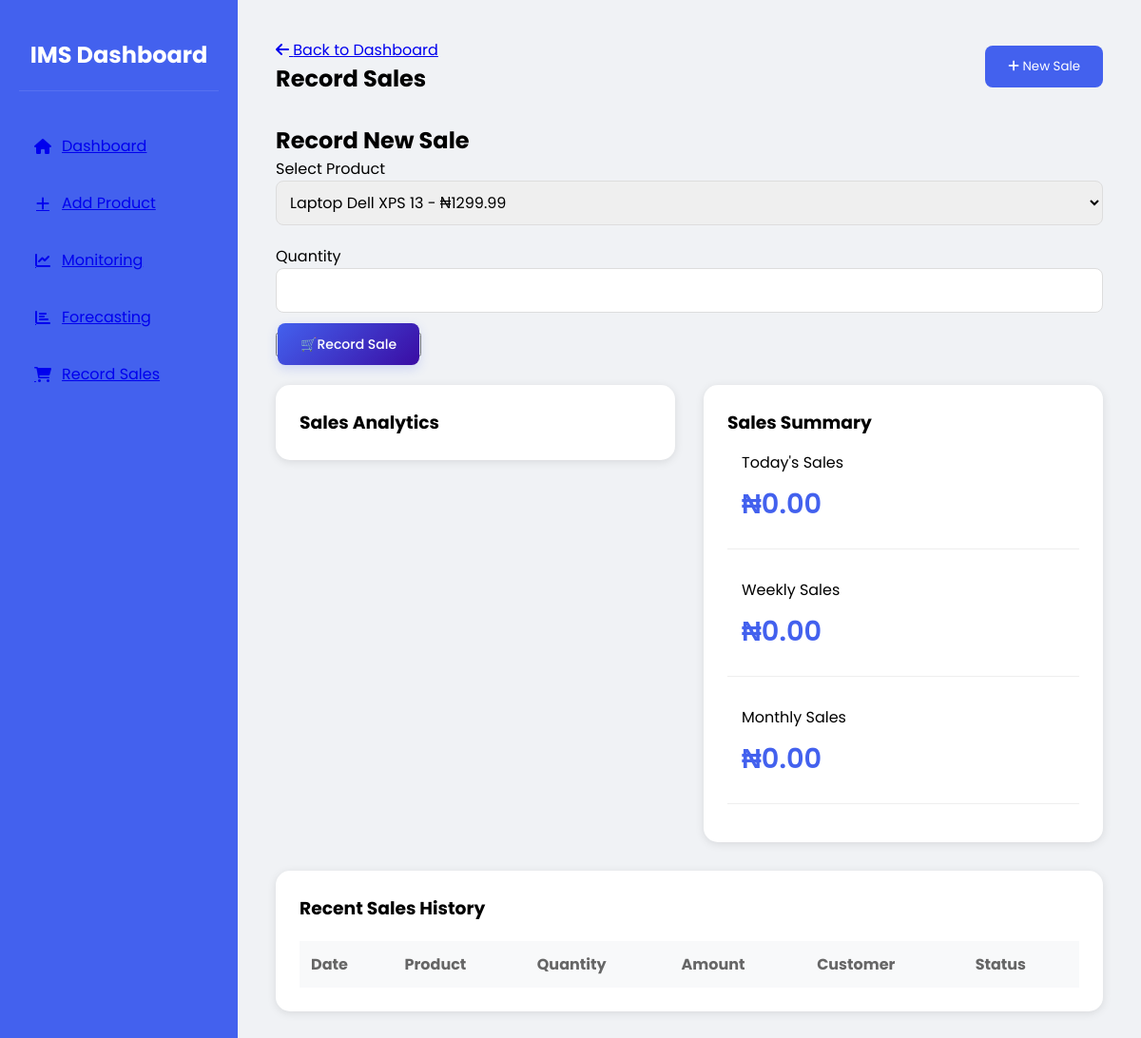
Before: /record_sale with the older database file.
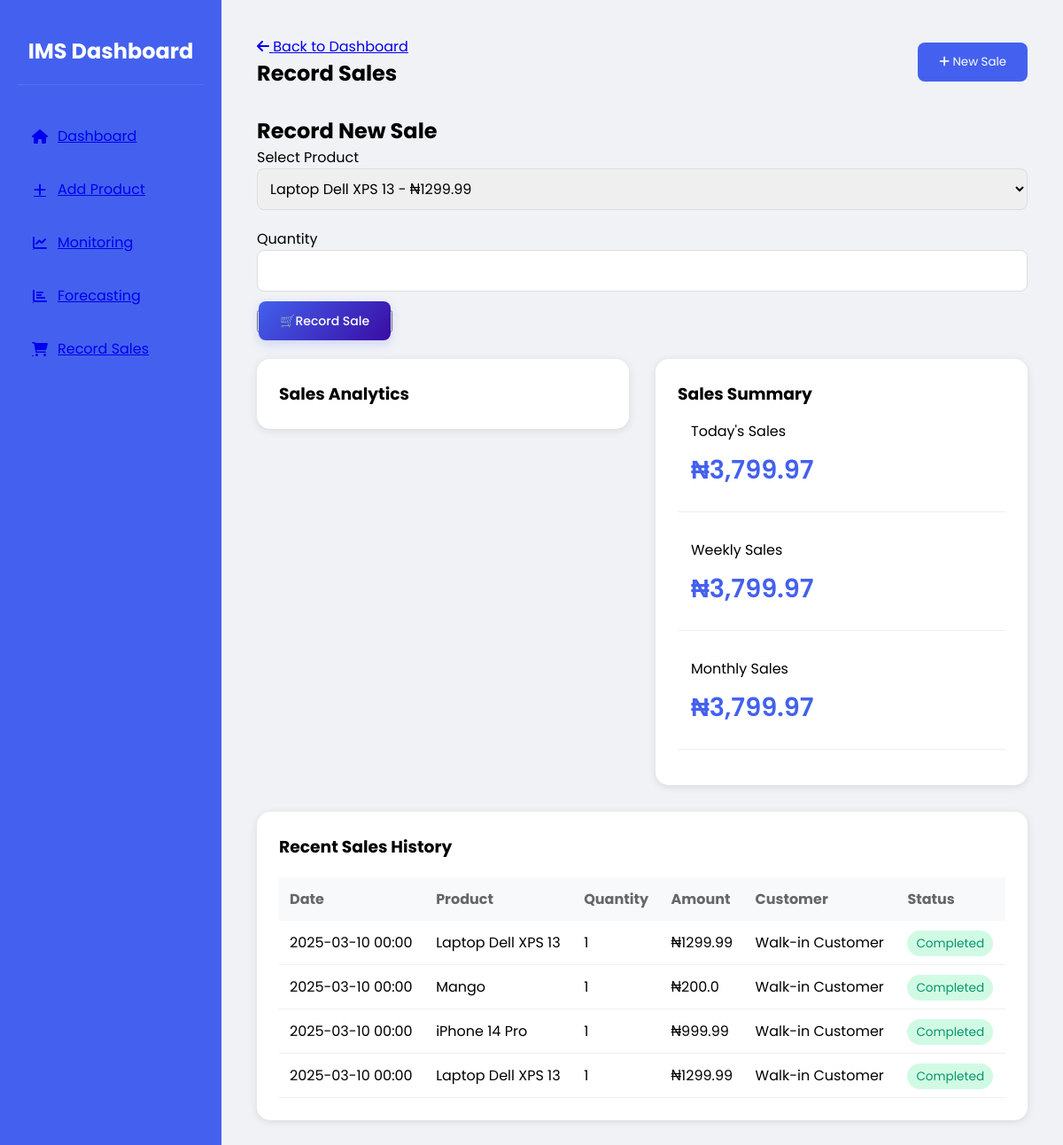
After: the same page with the newer database file.
### app/models/sales.py (models this page shows, shortened)
class Sale(db.Model):
    id = db.Column(db.Integer, primary_key=True)
    product_id = db.Column(db.Integer, db.ForeignKey('product.id'), nullable=False)
    quantity = db.Column(db.Integer, nullable=False)
    customer_name = db.Column(db.String(100))
    sale_date = db.Column(db.Date, nullable=False, default=datetime.utcnow)
    unit_price = db.Column(db.Float, nullable=False)
    total_amount = db.Column(db.Float, nullable=False)
    status = db.Column(db.String(20), default='completed')
    created_at = db.Column(db.DateTime, default=datetime.utcnow)
    product = db.relationship('Product', backref=db.backref('sales', lazy=True))

### app/models/product.py (models this page shows, shortened)
class Product(db.Model):
    id = db.Column(db.Integer, primary_key=True)
    name = db.Column(db.String(100), nullable=False)
    description = db.Column(db.String(500))
    current_stock = db.Column(db.Integer, default=0)
    minimum_stock = db.Column(db.Integer, default=10)
    unit_price = db.Column(db.Float, nullable=False)
    created_at = db.Column(db.DateTime, default=datetime.utcnow)

### app/routes/main.py (the view, shortened to what this page needs)
@bp.route('/record_sale', methods=['GET', 'POST'])
def record_sale():
    analytics_data = {
        'dates': [],
        'units': [],
        'revenue': []
    }
    form = SaleForm()
    products = Product.query.all()
    form.product_id.choices = [(p.id, f"{p.name} - ₦{p.unit_price}") for p in products]
    today = datetime.now().date()
    week_ago = today - timedelta(days=7)
    month_ago = today - timedelta(days=30)
    today_sales = db.session.query(func.sum(Sale.total_amount)).filter(
        func.date(Sale.sale_date) == today
    ).scalar() or 0
    weekly_sales = db.session.query(func.sum(Sale.total_amount)).filter(
        Sale.sale_date >= week_ago
    ).scalar() or 0
    monthly_sales = db.session.query(func.sum(Sale.total_amount)).filter(
        Sale.sale_date >= month_ago
    ).scalar() or 0
    recent_sales = db.session.query(
        Sale.sale_date,
        Product.name.label('product_name'),
        Sale.quantity,
        Sale.total_amount,
        Sale.customer_name
    ).join(Product).order_by(Sale.sale_date.desc()).limit(10).all()
    sales_history = []
    for sale in recent_sales:
        sales_history.append({
            'date': sale.sale_date.strftime('%Y-%m-%d %H:%M'),
            'product_name': sale.product_name,
            'quantity': sale.quantity,
            'amount': sale.total_amount,
            'customer_name': sale.customer_name or 'Walk-in Customer'
        })
    return render_template('record_sale.html',
        form=form,
        analytics_data=analytics_data,
        today_sales="{:,.2f}".format(today_sales),
        weekly_sales="{:,.2f}".format(weekly_sales),
        monthly_sales="{:,.2f}".format(monthly_sales),
        recent_sales=sales_history
    )

### app/forms.py
class SaleForm(FlaskForm):
    product_id = SelectField('Product', coerce=int)
    quantity = IntegerField('Quantity', validators=[DataRequired(), NumberRange(min=1)])
    customer_name = StringField('Customer Name')

### app/templates/record_sale.html (shortened to what this page needs)
<!DOCTYPE html>
<html>
  <head>
    <link
      href="https://cdnjs.cloudflare.com/ajax/libs/font-awesome/6.0.0/css/all.min.css"
      rel="stylesheet"
    />
  </head>
  <body>
    <div class="sidebar">
      <div class="sidebar-header">
        <h2>IMS Dashboard</h2>
      </div>
      <div class="nav-menu">
        <a href="{{ url_for('main.dashboard') }}">
          <div class="nav-item"><i class="fas fa-home"></i> Dashboard</div>
        </a>
        <a href="{{ url_for('main.add_product') }}">
          <div class="nav-item"><i class="fas fa-plus"></i> Add Product</div>
        </a>
        <a href="{{ url_for('main.monitoring') }}">
          <div class="nav-item">
            <i class="fas fa-chart-line"></i> Monitoring
          </div>
        </a>
        <a href="{{ url_for('main.forecasting') }}">
          <div class="nav-item">
            <i class="fas fa-chart-bar"></i> Forecasting
          </div>
        </a>
        <a href="{{ url_for('main.record_sale') }}">
          <div class="nav-item">
            <i class="fas fa-shopping-cart"></i> Record Sales
          </div>
        </a>
      </div>
    </div>
    <div class="main-content">
      <div class="header-section">
        <div class="left-section">
          <a href="{{ url_for('main.dashboard') }}" class="return-btn">
            <i class="fas fa-arrow-left"></i> Back to Dashboard
          </a>
          <h2>Record Sales</h2>
        </div>
        <div class="right-section">
          <button class="submit-btn" onclick="showSaleForm()">
            <i class="fas fa-plus"></i> New Sale
          </button>
        </div>
      </div>
      <div class="container">
        <h2>Record New Sale</h2>
        <form method="POST">
          <div class="form-group">
            <label for="product_id">Select Product</label>
            {{ form.product_id(class="form-control") }}
          </div>
          <div class="form-group">
            <label for="quantity">Quantity</label>
            {{ form.quantity(class="form-control") }}
          </div>
          <button type="submit" class="btn btn-primary">
            <span class="record-btn">🛒Record Sale</span>
          </button>
        </form>
      </div>
      <div class="sales-grid">
        <div class="analytics-summary">
          <h3>Sales Analytics</h3>
        </div>
        <div class="sales-summary">
          <h3>Sales Summary</h3>
          <div class="summary-card">
            <p>Today's Sales</p>
            <div class="summary-value">₦{{ today_sales }}</div>
          </div>
          <div class="summary-card">
            <p>Weekly Sales</p>
            <div class="summary-value">₦{{ weekly_sales }}</div>
          </div>
          <div class="summary-card">
            <p>Monthly Sales</p>
            <div class="summary-value">₦{{ monthly_sales }}</div>
          </div>
        </div>
      </div>
      <div class="sales-history">
        <h3>Recent Sales History</h3>
        <table class="sales-table">
          <thead>
            <tr>
              <th>Date</th>
              <th>Product</th>
              <th>Quantity</th>
              <th>Amount</th>
              <th>Customer</th>
              <th>Status</th>
            </tr>
          </thead>
          <tbody>
            {% for sale in recent_sales %}
            <tr>
              <td>{{ sale.date }}</td>
              <td>{{ sale.product_name }}</td>
              <td>{{ sale.quantity }}</td>
              <td>₦{{ sale.amount }}</td>
              <td>{{ sale.customer_name }}</td>
              <td>
                <span class="status-badge status-completed">Completed</span>
              </td>
            </tr>
            {% endfor %}
          </tbody>
        </table>
      </div>
    </div>
  </body>
</html>

### app/templates/record_sale.html (style rules this page uses)
* { margin: 0; padding: 0; box-sizing: border-box; font-family: "Poppins", sans-serif; }
:root { --primary-color: #4361ee; --secondary-color: #3f37c9; --accent-color: #4895ef; --light-bg: #f0f2f5; --success: #2ecc71; --warning: #f1c40f; --danger: #e74c3c; }
body { background-color: var(--light-bg); display: grid; grid-template-columns: 250px 1fr; min-height: 100vh; }
.sidebar { background: var(--primary-color); color: white; padding: 20px; }
.sidebar-header { padding: 20px 0; text-align: center; border-bottom: 1px solid rgba(255, 255, 255, 0.1); }
.nav-menu { margin-top: 30px; }
.nav-item { padding: 15px; margin: 5px 0; border-radius: 8px; transition: all 0.3s; display: flex; align-items: center; }
.nav-item i { margin-right: 10px; width: 20px; text-align: center; }
.main-content { padding: 40px; }
.header-section { display: flex; justify-content: space-between; align-items: center; margin-bottom: 30px; }
.sales-grid { display: grid; grid-template-columns: 1fr 1fr; gap: 30px; align-items: start; margin: 30px 0; }
.form-group { margin-bottom: 20px; }
.form-control { width: 100%; padding: 10px; border: 1px solid #ddd; border-radius: 8px; font-size: 1em; }
.submit-btn { background: var(--primary-color); color: white; padding: 12px 24px; border: none; border-radius: 8px; cursor: pointer; transition: all 0.3s; }
.analytics-summary { background: white; padding: 25px; border-radius: 15px; box-shadow: 0 2px 10px rgba(0, 0, 0, 0.1); }
.sales-summary { background: white; padding: 25px; border-radius: 15px; box-shadow: 0 2px 10px rgba(0, 0, 0, 0.1); }
.summary-card { padding: 15px; border-bottom: 1px solid #eee; margin-bottom: 15px; }
.summary-value { font-size: 1.8em; font-weight: 600; color: var(--primary-color); margin: 10px 0; }
.sales-history { background: white; padding: 25px; border-radius: 15px; box-shadow: 0 2px 10px rgba(0, 0, 0, 0.1); margin-top: 30px; grid-column: span 2; }
.sales-table { width: 100%; border-collapse: collapse; margin-top: 20px; }
.sales-table th { background: #f8f9fa; padding: 12px; text-align: left; color: #666; }
.sales-table td { padding: 12px; border-bottom: 1px solid #eee; }
.status-badge { padding: 5px 10px; border-radius: 15px; font-size: 0.85em; }
.status-completed { background: #d1fae5; color: #059669; }
.record-btn { padding: 12px 24px; font-size: 14px; font-weight: 500; border-radius: 8px; border: none; cursor: pointer; transition: all 0.3s ease; background: linear-gradient(135deg, #4361ee, #3a0ca3); color: white; box-shadow: 0 4px 12px rgba(67, 97, 238, 0.2); }

Changed rows visible on the page:
added Sale: date "2025-03-10 00:00", product_name "Laptop Dell XPS 13", quantity "1", amount "1299.99", customer_name "Walk-in Customer"
added Sale: date "2025-03-10 00:00", product_name "Mango", quantity "1", amount "200.0", customer_name "Walk-in Customer"
added Sale: date "2025-03-10 00:00", product_name "iPhone 14 Pro", quantity "1", amount "999.99", customer_name "Walk-in Customer"
added Sale: date "2025-03-10 00:00", product_name "Laptop Dell XPS 13", quantity "1", amount "1299.99", customer_name "Walk-in Customer"
Other visible differences:
{{ today_sales }}: "0.00" → "3,799.97"
{{ weekly_sales }}: "0.00" → "3,799.97"
{{ monthly_sales }}: "0.00" → "3,799.97"
